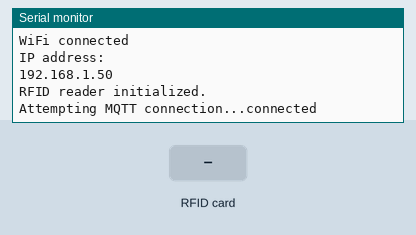
A sketch run on a simulated ESP8266 (NodeMCU). Shown: the last lines printed to the serial monitor. Inputs (shaded band) come from the test bench. WiFi joins after 1.5 s; servers stay silent unless stated; no MQTT or app messages arrive unless stated.

Above: at 2.7 s.
2.8 s: RFID card 92 20 43 51 held to the reader
At 3.4 s:
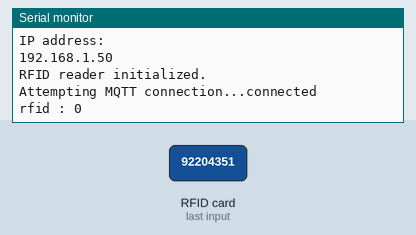
4.3 s: RFID card 70 C5 BF 55 held to the reader
At 5.6 s:
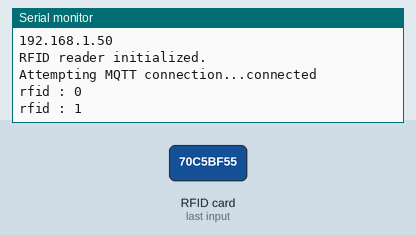

The sketch:

esp8266.ino
```cpp
#include <ESP8266WiFi.h>
#include <SPI.h>
#include <MFRC522.h>
#include <PubSubClient.h>

#define SS_PIN 4    // Define the SS_PIN for the RFID module
#define RST_PIN 16  // Define the RST_PIN for the RFID module

// WiFi credentials
const char* ssid = "bijeli";
const char* password = "ferit.2023";

// MQTT broker information
const char* mqttServer = "192.168.23.67";
const int mqttPort = 1883;
const char* mqttUser = "your-mqtt-username";
const char* mqttPassword = "your-mqtt-password";

MFRC522 mfrc522(SS_PIN, RST_PIN);  // Create MFRC522 instance

String catCardUid = "92204351";
String dogCardUid = "70c5bf55";

WiFiClient espClient;
PubSubClient client(espClient);

void setup() {
  Serial.begin(115200);
  WiFi.begin(ssid, password);

  while (WiFi.status() != WL_CONNECTED) {

    delay(250);
    Serial.print(".");
  }

  Serial.println("");
  Serial.println("WiFi connected");
  Serial.println("IP address: ");
  Serial.println(WiFi.localIP());

  client.setServer(mqttServer, mqttPort);
  // Set the callback function for when a message is received
  client.setCallback(callback);

  SPI.begin();
  mfrc522.PCD_Init(); // Initiate MFRC522
  Serial.println("RFID reader initialized.");
}

void callback(char* topic, byte* payload, unsigned int length) {
    if (strcmp(topic, "duoPet/controler") == 0) {
    String data = "";
    for (int i = 0; i < length; i++) {
      data += char(payload[i]);
    }
    Serial.println(data);
  }
}


void reconnect() {
  // Loop until we're reconnected to the MQTT broker
  while (!client.connected()) {
    Serial.print("Attempting MQTT connection...");
    // Attempt to connect
    if (client.connect("ESP8266Client", mqttUser, mqttPassword)) {
      Serial.println("connected");
      // Subscribe to the topics you need
      // client.subscribe("topic_name");
    } else {
      Serial.print("failed, rc=");
      Serial.print(client.state());
      Serial.println(" try again in 5 seconds");
      // Wait 5 seconds before retrying
      delay(5000);
    }
  }
}

void loop() {
  if (!client.connected()) {
    reconnect();
  }

  client.loop();

  if (mfrc522.PICC_IsNewCardPresent() && mfrc522.PICC_ReadCardSerial()) {
    String cardUID = "";
    for (byte i = 0; i < mfrc522.uid.size; i++) {
      cardUID += String(mfrc522.uid.uidByte[i] < 0x10 ? "0" : "");
      cardUID += String(mfrc522.uid.uidByte[i], HEX);
    }

    if (cardUID == catCardUid) {
      Serial.println("rfid : 0"); // Cat card detected
    } else if (cardUID == dogCardUid) {
      Serial.println("rfid : 1");
       // Dog card detected
    } else {
      Serial.println("rfid : -1");; // Unknown card
    }

    mfrc522.PICC_HaltA();
    mfrc522.PCD_StopCrypto1();
  }

  if (Serial.available() > 0) {
   // Read the entire line of data from the serial port
    String receivedData = Serial.readStringUntil('\n');
    // Extract the type and data from the received message
    int index = receivedData.indexOf(':');
    String type = receivedData.substring(0, index - 1);
    String data = receivedData.substring(index + 2);
    data.trim();
    // Check the type and publish the data to the corresponding topic
    if (type == "status") {
      client.publish("duoPet/status", data.c_str());
    } else if (type == "detection") {
      client.publish("duoPet/detections", data.c_str());
    }
  }
}
```

Measured:
- after the input at 2.8 s, the serial monitor: prints a new line at once (image 1)
- after the input at 4.3 s, the serial monitor: prints a new line at once (image 2)
